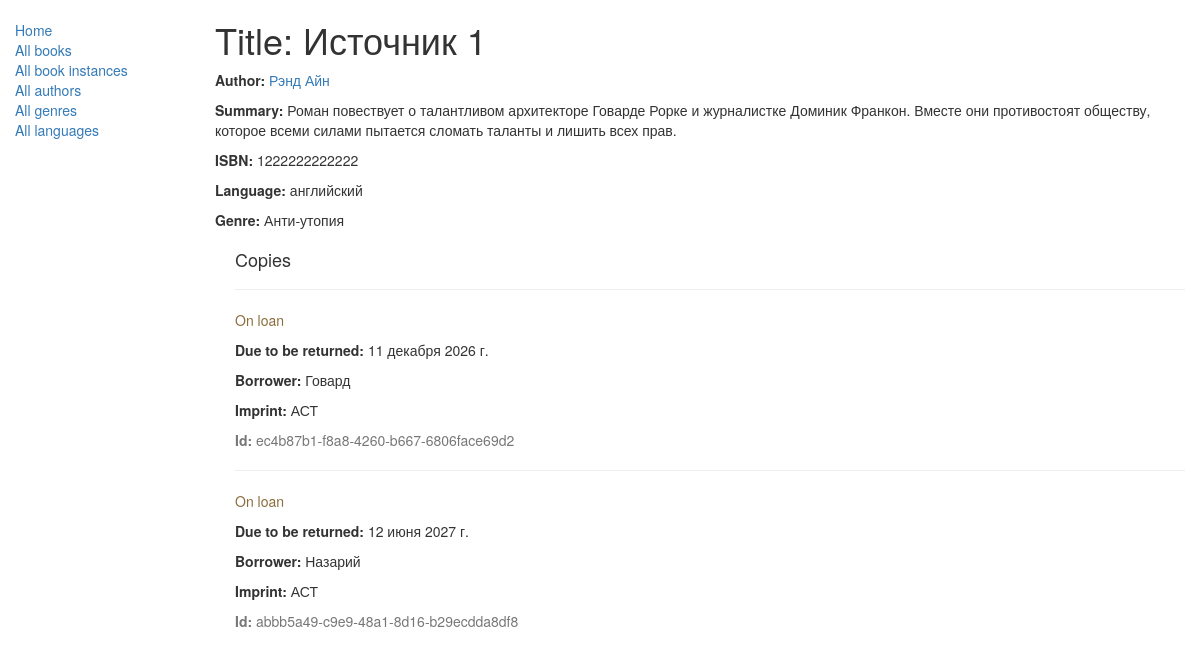
Page /catalog/book/5 on the committed database.
### catalog/models.py (models this page shows, shortened)
class Book(models.Model):
    title = models.CharField(max_length=200)
    author = models.ForeignKey('Author', on_delete=models.SET_NULL, null=True)
    summary = models.TextField(max_length=1000, help_text='Добавьте описание для книги.')
    isbn = models.CharField('ISBN', max_length=13, help_text="13 Персонажей <a href='https://www.isbn-international.org/content/what-isbn'>ISBN</a>")
    genre = models.ManyToManyField('Genre', help_text="Выберите жанр для книги.")
    language = models.ForeignKey('Language', on_delete=models.SET_NULL, null=True)
    class Meta:
        ordering = ['title','author']
    def display_genre(self):
        return ", ".join([genre.name for genre in self.genre.all()[:3] ])
    display_genre.short_description = 'Genre'

class Author(models.Model):
    first_name = models.CharField(max_length=100)
    last_name = models.CharField(max_length=100)
    date_of_birth = models.DateField(null=True, blank=True)
    date_of_death = models.DateField('Died', null=True, blank=True)
    def get_absolute_url(self):
        return reverse('author-detail', args=[str(self.id)])
    def __str__(self):
        return '%s %s' % (self.last_name, self.first_name)
    class Meta:
        ordering = ['last_name',]

class Language(models.Model):
    name = models.CharField(max_length=200, help_text="Укажите язык книги (например: русский).")
    def __str__(self):
        return self.name
    class Meta:
        ordering = ["name"]

class Genre(models.Model):
    name = models.CharField(max_length=200, help_text = "Добавьте название жанра (например: Фантастика).")
    def __str__(self):
        return self.name

class BookInstance(models.Model):
    id = models.UUIDField(primary_key=True, default=uuid.uuid4, help_text="Уникальный идентификатор для конкретной книги.")
    book = models.ForeignKey('Book', on_delete=models.SET_NULL, null=True)
    imprint = models.CharField(max_length=200)
    due_back = models.DateField(null=True, blank=True)
    borrower = models.ForeignKey(settings.AUTH_USER_MODEL, on_delete=models.SET_NULL, null=True, blank=True)
    LOAN_STATUS = (
        ('m', 'Maintenance'),
        ('o', 'On loan'),
        ('a', 'Available'),
        ('r', 'Reserved'),
    )
    status = models.CharField(max_length=1, choices=LOAN_STATUS, blank=True, default='m', help_text="Наличие книги.")
    class Meta:
        ordering = ('due_back',)
        permissions = (("can_mark_returned", "Set book as returned"),)

### catalog/views.py (the view)
# urls.py: path('book/<int:pk>', views.BookDetailView.as_view(), name='book-detail'),
class BookDetailView(generic.DetailView):
    model = Book
    template_name = 'catalog/book_detail.html'

### catalog/templates/catalog/book_detail.html (shortened to what this page needs)
{% extends "base_generic.html" %}
{% block sidebar %}
  {{ block.super }}
{% endblock %}
{% block content %}
  <h1>Title: {{ book.title }}</h1>
  <p><strong>Author:</strong> <a href="{{ book.author.get_absolute_url }}">{{ book.author }}</a></p>
  <p><strong>Summary:</strong> {{ book.summary }}</p>
  <p><strong>ISBN:</strong> {{ book.isbn }}</p>
  <p><strong>Language:</strong> {{ book.language }}</p>
  <p><strong>Genre:</strong> {% for genre in book.genre.all %} {{ genre }}{% if not forloop.last %}, {% endif %}{% endfor %}</p>
  <div style="margin-left:20px;margin-top:20px">
    <h4>Copies</h4>
    {% for copy in book.bookinstance_set.all %}
    <hr>
    <p class="{% if copy.status == 'a' %}text-success{% elif copy.status == 'd' %}text-danger{% else %}text-warning{% endif %}">{{ copy.get_status_display }}</p>
    {% if copy.status != 'a' %}<p><strong>Due to be returned:</strong> {{copy.due_back}}</p>{% endif %}
    {% if copy.status != 'a' %}<p><strong>Borrower:</strong> {{copy.borrower}}</p>{% endif %}
    <p><strong>Imprint:</strong> {{copy.imprint}}</p>
    <p class="text-muted"><strong>Id:</strong> {{copy.id}}</p>
    {% endfor %}
  </div>
{% endblock %}

### rows in the picture
Book: title "Источник 1", author "Рэнд Айн", summary "Роман повествует о талантливом архитекторе Говарде Рорке и журналистке Доминик Франкон. Вместе они противостоят обществу, которое всеми силами пытается сломать таланты и лишить всех прав.", isbn "1222222222222", language "английский"
Genre: name "Анти-утопия"
BookInstance: status "On loan", due_back "11 декабря 2026 г.", borrower "Говард", imprint "АСТ", id "ec4b87b1-f8a8-4260-b667-6806face69d2"
BookInstance: status "On loan", due_back "12 июня 2027 г.", borrower "Назарий", imprint "АСТ", id "abbb5a49-c9e9-48a1-8d16-b29ecdda8df8"
